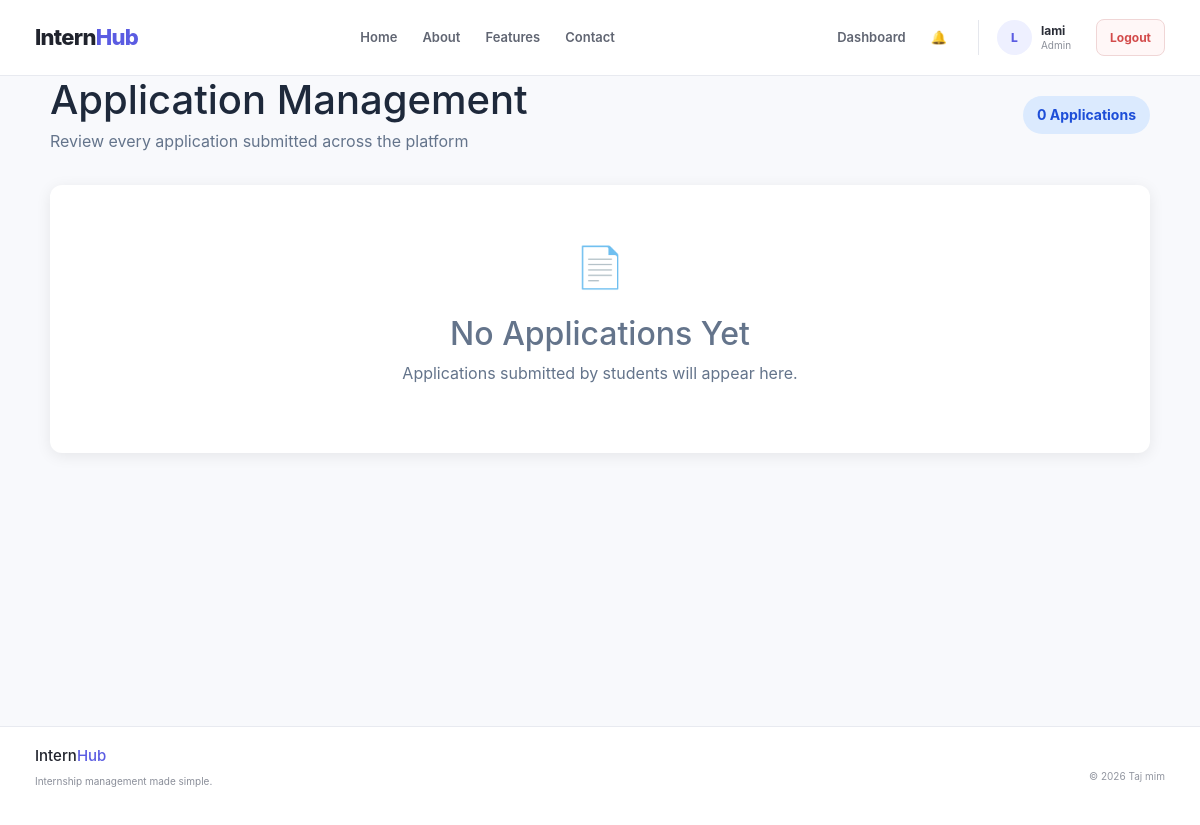
The page /CRUD_application/ (signed in) on the database as committed earlier.
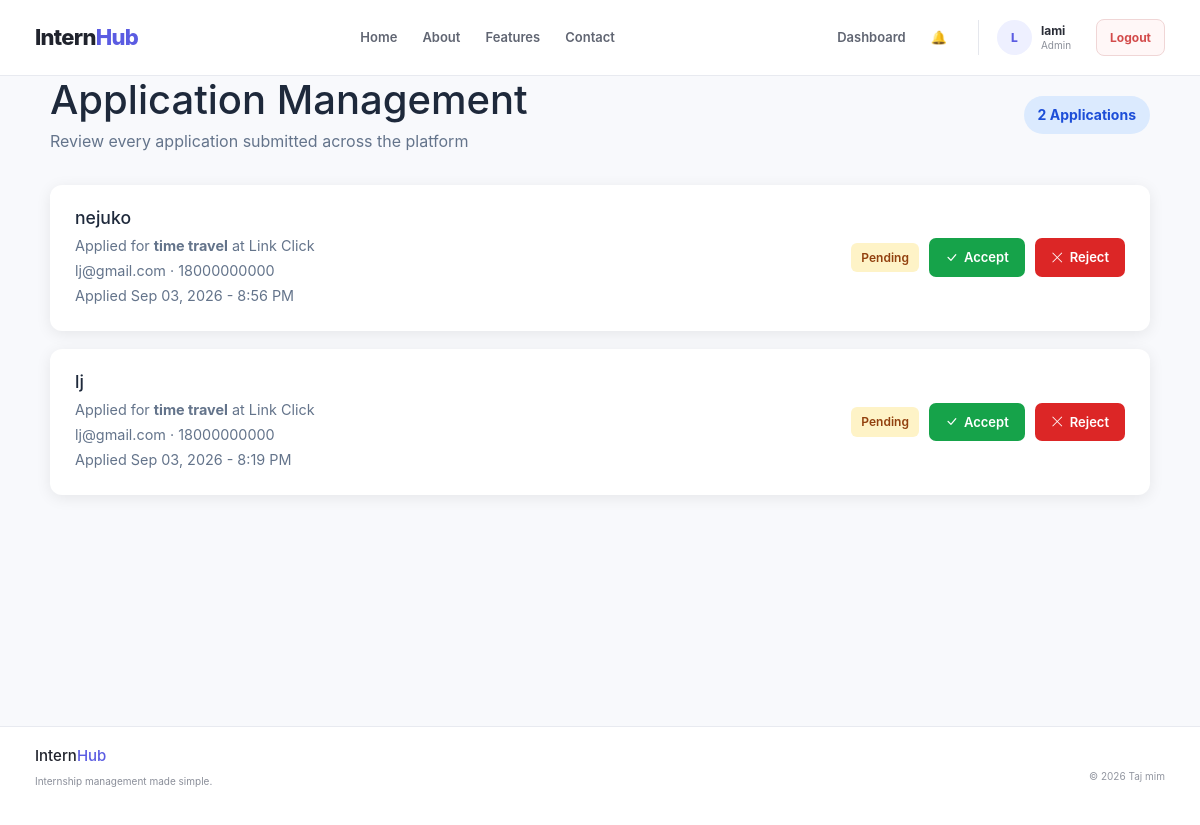
The same page on the database as committed later.
### accounts/models.py (models this page shows, shortened)
class Apply(models.Model):
    id = models.AutoField(
        primary_key=True
    )
    job = models.ForeignKey(
        Job,
        on_delete=models.CASCADE,
        related_name="applications"
    )
    user = models.ForeignKey(
        User,
        on_delete=models.CASCADE,
        related_name="applications",
        limit_choices_to={"role": User.Role.STUDENT}
    )
    full_name = models.CharField(
        max_length=255
    )
    email = models.EmailField()
    phone = models.CharField(max_length=20,default="18000000000")
    resume_file = models.FileField(
        upload_to="resumes/"
    )
    resume_file_name = models.CharField(
        max_length=255,
        blank=True
    )
    cover_letter_file = models.FileField(
        upload_to="cover_letters/",
        blank=True,
        null=True
    )
    cover_letter_file_name = models.CharField(
        max_length=255,
        blank=True
    )
    class Status(models.TextChoices):
        PENDING = "Pending", "Pending"
        ACCEPTED = "Accepted", "Accepted"
        REJECTED = "Rejected", "Rejected"
    status = models.CharField(
        max_length=20,
        choices=Status.choices,
        default=Status.PENDING
    )
    applied_date = models.DateTimeField(
        auto_now_add=True
    )

### opportunity_portal/models.py (models this page shows, shortened)
class Job(models.Model):
    JOB_TYPE_CHOICES = (
        ('Full Time', 'Full Time'),
        ('Part Time', 'Part Time'),
        ('Internship', 'Internship'),
        ('Remote', 'Remote'),
    )
    title = models.CharField(max_length=200)
    organization = models.CharField(max_length=200)
    description = models.TextField()
    location = models.CharField(max_length=200)
    job_type = models.CharField(
        max_length=50,
        choices=JOB_TYPE_CHOICES
    )
    salary = models.CharField(
        max_length=100,
        blank=True
    )
    deadline = models.DateField()
    created_at = models.DateTimeField(
        auto_now_add=True
    )

### internship/views.py (the view)
# urls.py: path("CRUD_application/", views.CRUD_application, name="CRUD_application"),
@login_required
def CRUD_application(request):
    if request.user.role != User.Role.ADMIN:
        return redirect("dashboard")
    applications = Application.objects.select_related(
        "job",
        "user"
    ).order_by("-applied_date")
    return render(
        request,
        "CRUD_application.html",
        {
            "applications": applications
        }
    )

### accounts/context_processors.py (called while the page is built)
def notifications(request):
    if not request.user.is_authenticated:
        return {
            "unread_notifications_count": 0,
            "nav_notifications": [],
        }
    user_notifications = Notification.objects.filter(
        user=request.user
    )
    return {
        "unread_notifications_count": user_notifications.filter(
            is_read=False
        ).count(),
        "nav_notifications": user_notifications[:5],
    }

### internship/templates/CRUD_application.html (shortened to what this page needs)
{% extends 'accounts/base.html' %}
{% block content %}
<div class="page-container">
    <div class="page-header">
        <div>
            <h1 class="page-title">
                Application Management
            </h1>
            <p class="page-subtitle">
                Review every application submitted across the platform
            </p>
        </div>
        <span class="job-count">
            {{ applications|length }} Applications
        </span>
    </div>
    {% if applications %}
        <div class="app-list">
            {% for application in applications %}
                <div class="app-card">
                    <div>
                        <h2>
                            {{ application.full_name }}
                        </h2>
                        <p class="app-meta">
                            Applied for <strong>{{ application.job.title }}</strong>
                            at {{ application.job.organization }}
                        </p>
                        <p class="app-meta">
                            {{ application.email }} &middot; {{ application.phone }}
                        </p>
                        <p class="app-meta">
                            Applied {{ application.applied_date|date:"M d, Y - g:i A" }}
                        </p>
                    </div>
                    <div class="app-actions">
                        {% if application.status|lower == "accepted" %}
                            <span class="status status-accepted">
                                Accepted
                            </span>
                        {% elif application.status|lower == "rejected" %}
                            <span class="status status-rejected">
                                Rejected
                            </span>
                        {% else %}
                            <span class="status status-pending">
                                Pending
                            </span>
                            <form
                                method="POST"
                                action="{% url 'update_application_status' application.id 'accepted' %}"
                            >
                                <button type="submit" class="action-btn accept-btn">
                                    <i class="bi bi-check-lg"></i>
                                    Accept
                                </button>
                            </form>
                            <form
                                method="POST"
                                action="{% url 'update_application_status' application.id 'rejected' %}"
                            >
                                <button type="submit" class="action-btn reject-btn">
                                    <i class="bi bi-x-lg"></i>
                                    Reject
                                </button>
                            </form>
                        {% endif %}
                    </div>
                </div>
            {% endfor %}
        </div>
    {% else %}
        <div class="empty">
            <div class="fs-1 mb-3">
                📄
            </div>
            <h2>
                No Applications Yet
            </h2>
            <p>
                Applications submitted by students will appear here.
            </p>
        </div>
    {% endif %}
</div>
{% endblock %}

Rows that differ between the two databases and show on the page:
added Apply: full_name "nejuko", job "time travel", job.organization "Link Click", email "lj@gmail.com", phone "18000000000", applied_date "Sep 03, 2026 - 8:56 PM", status "Pending"
added Apply: full_name "lj", job "time travel", job.organization "Link Click", email "lj@gmail.com", phone "18000000000", applied_date "Sep 03, 2026 - 8:19 PM", status "Pending"
Other text that changed with them:
{{ applications|length }}: "0" → "2"
text no longer shown: "📄 No Applications Yet Applications submitted by students will appear here."
